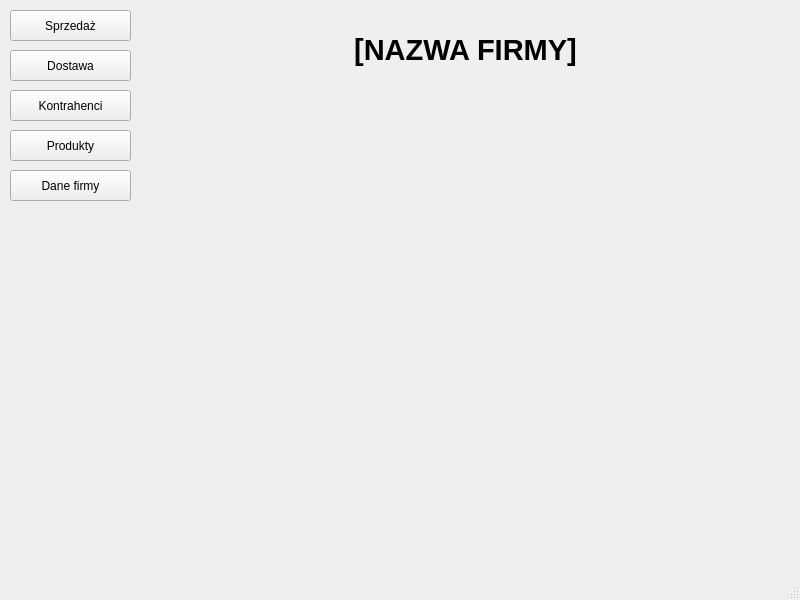
<?xml version="1.0" encoding="UTF-8"?>
<ui version="4.0">
 <class>mainWindow</class>
 <widget class="QMainWindow" name="mainWindow">
  <property name="windowModality">
   <enum>Qt::WindowModal</enum>
  </property>
  <property name="geometry">
   <rect>
    <x>0</x>
    <y>0</y>
    <width>800</width>
    <height>600</height>
   </rect>
  </property>
  <property name="windowTitle">
   <string>Program Sprzedażowy</string>
  </property>
  <widget class="QWidget" name="centralwidget">
   <widget class="QPushButton" name="pushButton">
    <property name="geometry">
     <rect>
      <x>10</x>
      <y>10</y>
      <width>121</width>
      <height>31</height>
     </rect>
    </property>
    <property name="text">
     <string>Sprzedaż</string>
    </property>
   </widget>
   <widget class="QPushButton" name="pushButton_2">
    <property name="geometry">
     <rect>
      <x>10</x>
      <y>50</y>
      <width>121</width>
      <height>31</height>
     </rect>
    </property>
    <property name="text">
     <string>Dostawa</string>
    </property>
   </widget>
   <widget class="QPushButton" name="pushButton_3">
    <property name="geometry">
     <rect>
      <x>10</x>
      <y>90</y>
      <width>121</width>
      <height>31</height>
     </rect>
    </property>
    <property name="text">
     <string>Kontrahenci</string>
    </property>
   </widget>
   <widget class="QPushButton" name="pushButton_4">
    <property name="geometry">
     <rect>
      <x>10</x>
      <y>130</y>
      <width>121</width>
      <height>31</height>
     </rect>
    </property>
    <property name="text">
     <string>Produkty</string>
    </property>
   </widget>
   <widget class="QPushButton" name="pushButton_5">
    <property name="geometry">
     <rect>
      <x>10</x>
      <y>170</y>
      <width>121</width>
      <height>31</height>
     </rect>
    </property>
    <property name="text">
     <string>Dane firmy</string>
    </property>
   </widget>
   <widget class="QLabel" name="company_name">
    <property name="geometry">
     <rect>
      <x>140</x>
      <y>10</y>
      <width>651</width>
      <height>81</height>
     </rect>
    </property>
    <property name="font">
     <font>
      <pointsize>22</pointsize>
      <weight>75</weight>
      <italic>false</italic>
      <bold>true</bold>
      <underline>false</underline>
      <strikeout>false</strikeout>
      <kerning>true</kerning>
     </font>
    </property>
    <property name="layoutDirection">
     <enum>Qt::LeftToRight</enum>
    </property>
    <property name="text">
     <string>[NAZWA FIRMY]</string>
    </property>
    <property name="textFormat">
     <enum>Qt::RichText</enum>
    </property>
    <property name="alignment">
     <set>Qt::AlignCenter</set>
    </property>
   </widget>
  </widget>
  <widget class="QMenuBar" name="menubar">
   <property name="geometry">
    <rect>
     <x>0</x>
     <y>0</y>
     <width>800</width>
     <height>21</height>
    </rect>
   </property>
  </widget>
  <widget class="QStatusBar" name="statusbar"/>
 </widget>
 <resources/>
 <connections/>
</ui>
